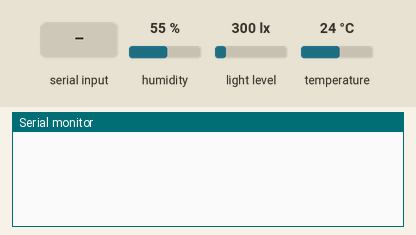
Recording of a sketch running on a simulated Arduino Uno, built with avr-gcc and run on an emulated ATmega328P. Parts: the last lines printed to the serial monitor. The inputs (shaded band) are chosen by the test bench; at power-on: humidity 55 %, light level 300 lx, temperature 24 °C.

Above: at 1.2 s.
1.3 s: "E" received over Serial
At 2.5 s:
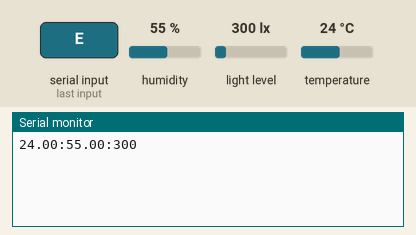
2.8 s: "A" received over Serial
At 4.0 s:
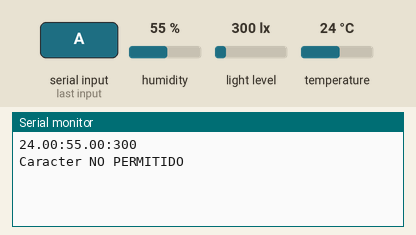

The sketch:

sensor_code.ino
```cpp
// Librerías para el sensor DHT
#include <DHT_U.h>
#include <DHT.h>

// Librería del sensor de Luz
#include <Adafruit_TSL2591.h>

// Pin para el DHT
#define DHTPIN 4
// Pin para el sensor de agua
#define WSPIN 3

#define LSPIN 5
Adafruit_TSL2591 tsl = Adafruit_TSL2591(2591);

DHT dht(DHTPIN, DHT11);

void configureSensor(void)
{
  tsl.setGain(TSL2591_GAIN_MED);
  tsl.setTiming(TSL2591_INTEGRATIONTIME_100MS);
}

void setup()
{
  Serial.begin(9600);
  delay(10);
  dht.begin();

  configureSensor();
}

uint16_t calcLux() {
  // More advanced data read example. Read 32 bits with top 16 bits IR, bottom 16 bits full spectrum
  // That way you can do whatever math and comparisons you want!
  uint32_t lum = tsl.getFullLuminosity();
  uint16_t ir, full, lux;
  ir = lum >> 16;
  full = lum & 0xFFFF;
  // Lux values from 0 to 65535
  lux = tsl.calculateLux(full, ir);
  return lux;
}

void loop()
{
  char valor = 0;     // usamos una constante tipo char, ya
  // que van a ser letras los caracteres
  // que se van a enviar
  if (Serial.available() > 0) // se abre el puerto serial
    // leyendo los datos de entrada
  {
    valor = Serial.read();   // el valor recibido por el puerto
    // serial se almacena en la
    // variable "valor"
    if (valor == 'E')        // se compara el valor recibido
      // con la letra "E"
    { // si el valor es igual a "E"
      // Sesor DHT: Humedad y Temperatura
      float h = dht.readHumidity();
      float t = dht.readTemperature();

      //Medida en luxs del sensor de luz
      uint16_t lux;
      lux = calcLux();


      if (isnan(h) || isnan(t))
      {
        Serial.println("Failed to read from DHT sensor!");
        return;
      }
      Serial.print((float)t);
      Serial.print(":");
      Serial.print((float)h);
      Serial.print(":");
      Serial.println(lux);

      // Tiempo de espera entre medidas
      delay(1000);
    }
    else if (valor == 'A')                  // de lo contrario si se introduce
    { // un caracter que no sea "E" ni "A"
      Serial.println("Caracter NO PERMITIDO");  // imprime
      // vía serial
    }
  }
}
```

Measured:
- after the input at 1.3 s, the serial monitor: prints a new line at once (image 1)
- after the input at 2.8 s, the serial monitor: prints a new line at once (image 2)
